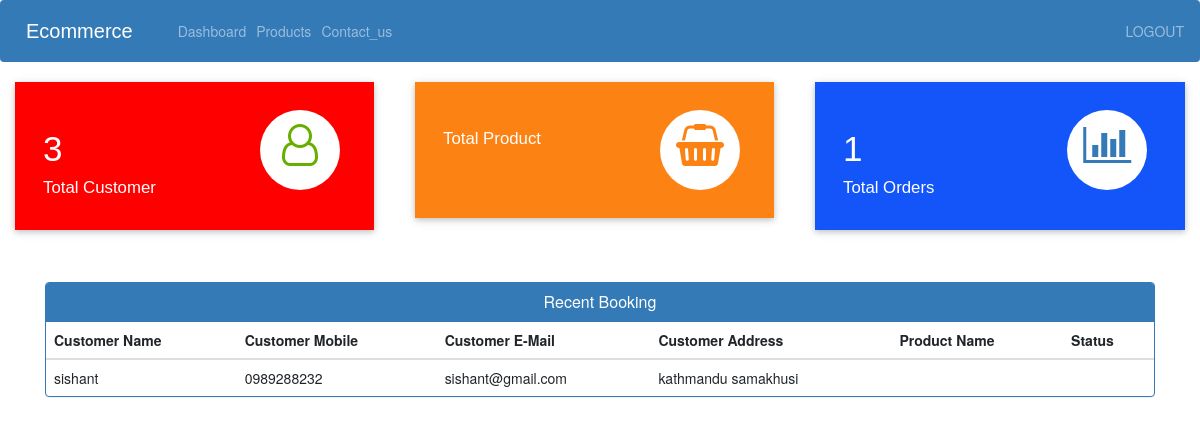
/dashboard/, run on the app's committed database.
### neona_sports/models.py (models this page shows)
class Order(models.Model):
    STATUS={
        ('pending', 'pending'),
        ('Out for delivery', 'Out for delivery'),
        ('Delivered','Delivered'),
    }
    user = models.ForeignKey(User, on_delete=models.CASCADE, null=True)
    firstname = models.CharField(max_length=100,null=True)
    lastname = models.CharField(max_length=100, null=True)
    email = models.CharField(max_length=50,null=True)
    address = models.CharField(max_length=500,null=True)
    mobile = models.CharField(max_length=20,null=True)
    amount = models.CharField(max_length=100, null=True)
    payment_completed = models.BooleanField(default=False, null=True, blank=True)
    date_created = models.DateTimeField(auto_now_add=True, null=True)

### neona_sports/views.py (the view)
# urls.py: path('dashboard/', views.dashboard, name="dashboard"),
def dashboard(request):
    order=Order.objects.all()
    customer=Customer.objects.all()
    total_customer=customer.count()
    total_order=order.count()
    context={
        'order':order,
        'customer':customer,
        'total_customer':total_customer,
        'total_order':total_order,
    }
    return render(request, 'admin/adimindashboard.html', context)

### neona_sports/templates/admin/adimindashboard.html (shortened to what this page needs)
{% extends 'admin/adminbase.html' %}
{% load static %}
{% block content %}
<link rel="stylesheet" href="https://maxcdn.bootstrapcdn.com/bootstrap/3.4.1/css/bootstrap.min.css">
<link rel="stylesheet" href="https://cdnjs.cloudflare.com/ajax/libs/font-awesome/4.7.0/css/font-awesome.min.css">
<link rel="stylesheet" href="{% static 'css/admin.css'%}">
<div class="market-updates">
  <div class="col-md-4 market-update-gd">
    <div class="market-update-block clr-block-1">
      <div class="col-md-8 market-update-left">
        <h3>{{total_customer}}</h3>
        <h4>Total Customer</h4>
      </div>
      <div class="col-md-4 market-update-right">
        <i class="fa fa-user-o"></i>
      </div>
      <div class="clearfix"> </div>
    </div>
  </div>
  <div class="col-md-4 market-update-gd">
    <div class="market-update-block clr-block-2">
      <div class="col-md-8 market-update-left">
        <h4>Total Product</h4>
      </div>
      <div class="col-md-4 market-update-right">
        <i class="fa fa-shopping-basket"></i>
      </div>
      <div class="clearfix"> </div>
    </div>
  </div>
  <div class="col-md-4 market-update-gd">
    <div class="market-update-block clr-block-3">
      <div class="col-md-8 market-update-left">
        <h3>{{total_order}}</h3>
        <h4>Total Orders</h4>
      </div>
      <div class="col-md-4 market-update-right">
        <i class="fa fa-bar-chart"> </i>
      </div>
      <div class="clearfix"> </div>
    </div>
  </div>
</div>
<br></br><br></br><br></br><br></br><br></br>
<div class="container" >
  <div class="panel panel-primary" >
    <div class="panel-heading" style="text-align:center;">
      <h6 class="panel-title">Recent Booking</h6>
    </div>
    <table class="table table-hover" id="dev-table">
      <thead>
        <tr>
          <th>Customer Name</th>
          <th>Customer Mobile</th>
          <th>Customer E-Mail</th>
          <th>Customer Address</th>
          <th>Product Name</th>
          <th>Status</th>
        </tr>
      </thead>
      {% for order in order %}
      <tr>
        <td>{{order.firstname}}</td>
        <td>{{order.mobile}}</td>
        <td>{{order.email}}</td>
        <td>{{order.address}}</td>
        <td>{{order.product}}</td>
        <td>{{order.status}}</td>
      </tr>
      {% endfor %}
    </table>
</div>
</div>
{% endblock %}

### neona_sports/static/css/admin.css (style rules this page uses)
h6 { text-align: center; }
.market-update-block { padding: 2em 2em; background: #999; }
.market-update-block h3 { color: #fff; font-size: 2.5em; font-family: 'Carrois Gothic', sans-serif; }
.market-update-block h4 { font-size: 1.2em; color: #fff; margin: 0.3em 0em; font-family: 'Carrois Gothic', sans-serif; }
.market-update-block.clr-block-1 { background: #ff0000; margin-right: 0.8em; box-shadow: 0 2px 5px 0 rgba(0, 0, 0, 0.16), 0 2px 10px 0 rgba(0, 0, 0, 0.12); transition: 0.5s all; -webkit-transition: 0.5s all; -moz-transition: 0.5s all; -o-transition: 0.5s all; }
.market-update-block.clr-block-2 { background: #FC8213; margin-right: 0.8em; box-shadow: 0 2px 5px 0 rgba(0, 0, 0, 0.16), 0 2px 10px 0 rgba(0, 0, 0, 0.12); transition: 0.5s all; -webkit-transition: 0.5s all; -moz-transition: 0.5s all; -o-transition: 0.5s all; }
.market-update-block.clr-block-3 { background: #1355f9; box-shadow: 0 2px 5px 0 rgba(0, 0, 0, 0.16), 0 2px 10px 0 rgba(0, 0, 0, 0.12); transition: 0.5s all; -webkit-transition: 0.5s all; -moz-transition: 0.5s all; -o-transition: 0.5s all; }
.market-update-right i.fa.fa-user-o { font-size: 3em; color: #68AE00; width: 80px; height: 80px; background: #fff; text-align: center; border-radius: 49px; -webkit-border-radius: 49px; -moz-border-radius: 49px; -o-border-radius: 49px; line-height: 1.7em; }
.market-update-right i.fa.fa-shopping-basket { font-size: 3em; color: #FC8213; width: 80px; height: 80px; background: #fff; text-align: center; border-radius: 49px; -webkit-border-radius: 49px; -moz-border-radius: 49px; -o-border-radius: 49px; line-height: 1.7em; }
.market-update-right i.fa.fa-bar-chart { font-size: 3em; color: #337AB7; width: 80px; height: 80px; background: #fff; text-align: center; border-radius: 49px; -webkit-border-radius: 49px; -moz-border-radius: 49px; -o-border-radius: 49px; line-height: 1.7em; }
.market-update-left { padding: 0px }

### data on the page
Order: firstname "sishant", mobile "0989288232", email "sishant@gmail.com", address "kathmandu samakhusi"

### other printed values
{{ total_customer }} "3"
{{ total_order }} "1"
